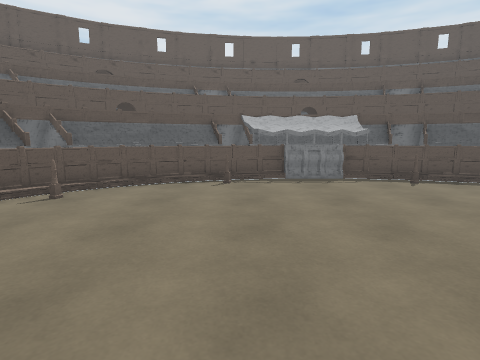
view 1 (above)

16 first-person views from a walk through a 3-D level made in the Unity game engine. The camera is 1.3 m above the floor, tilts 8° down and sees 80° across. The floor is counted in squares, 1 m on a side. Each view is taken from the middle of a square. On the plan, view 1 faces up. The plan holds only what a view shows up to about 13 squares ahead; the rest is blank. The place goes on beyond the plan. The player character is not drawn.

view 2
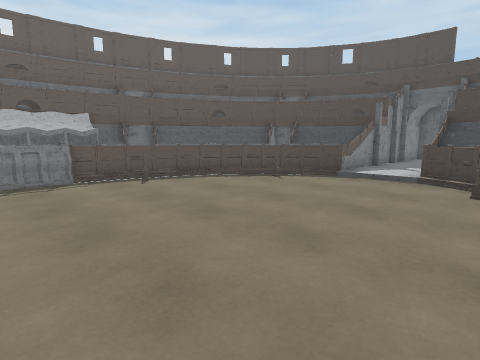

view 3
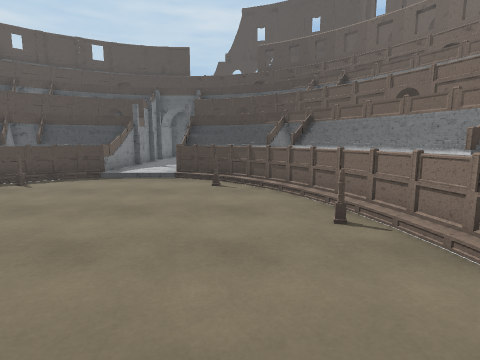

view 4
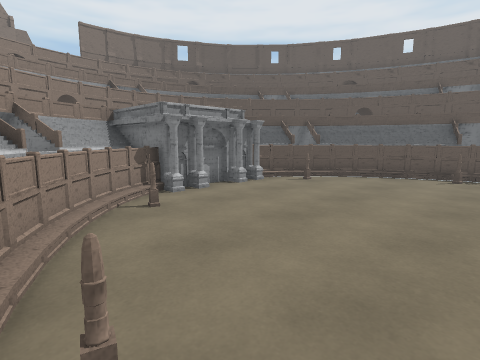

view 5
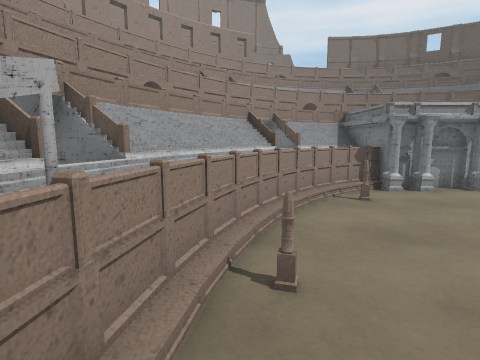

view 6
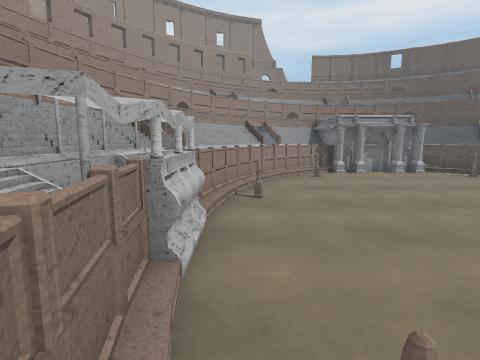

view 7
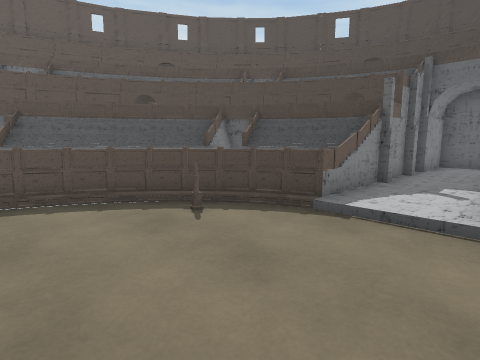

view 8
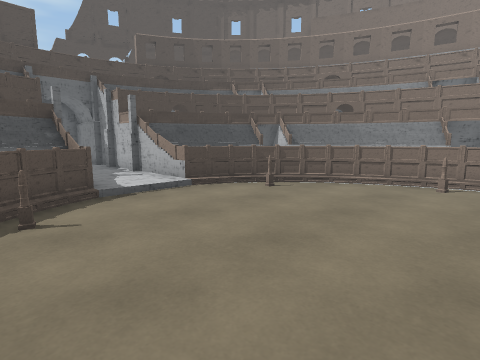

view 9
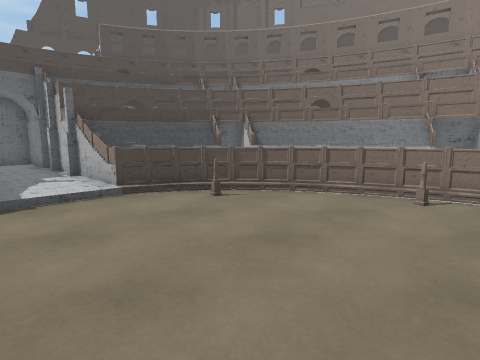

view 10
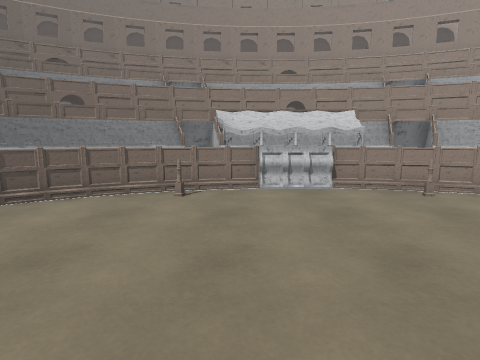

view 11
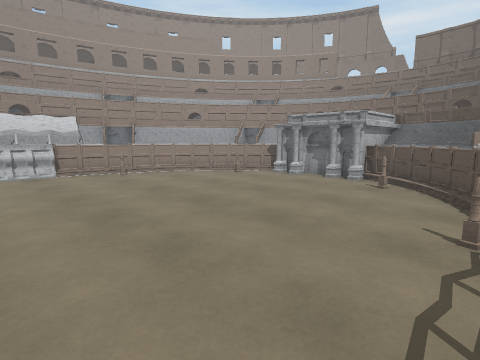

view 12
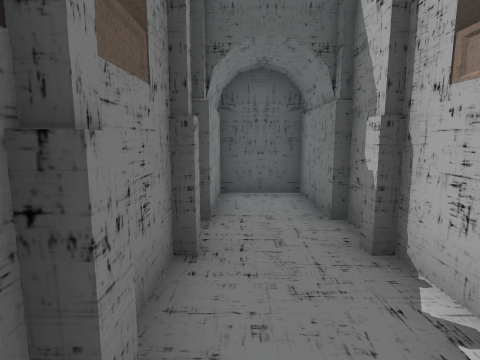

view 13
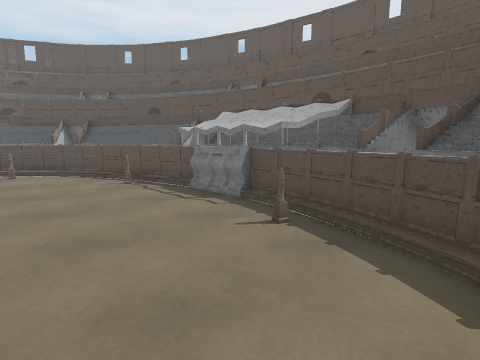

view 14
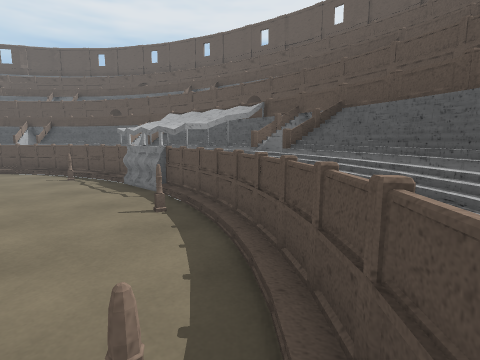

view 15
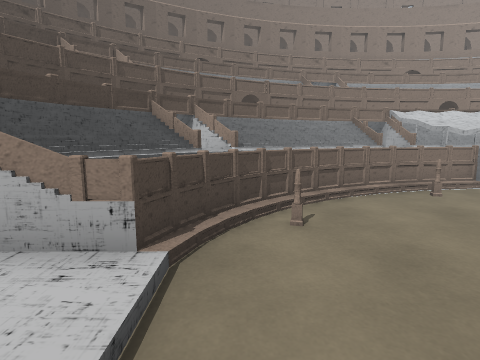

view 16
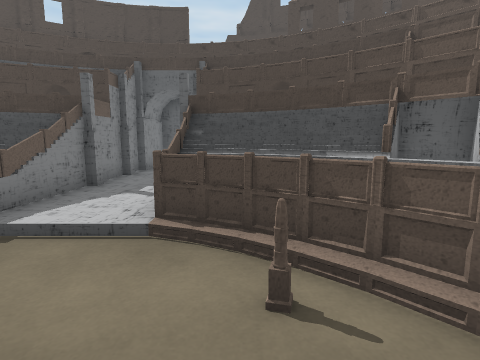

### Floor plan
Key: @ floor where view 1 was taken; # wall or solid block; . main floor; : floor 0.25 m higher than the main floor; + floor 0.75 m higher than the main floor; * floor 1 m higher than the main floor; % floor 1.25 m higher than the main floor; & floor 1.5 m higher than the main floor; $ floor 1.75 m higher than the main floor; / step, stairs or slope; = window, fence, low wall or low ledge.
Columns run from 8 left of view 1 to 20 right of it. Each row starts with its distance up from view 1.
 12        ##=##=# ##
 11    ######$$$##### #
 10  ###    ======+*%&##
  9  ##  +==/....===/*%###
  8 # # ==........../=+*##
  7 #  =/............/=+%##
  6 # ===............=//*
  5 ####...............=+########
  4   #................:::::::::#
  3   #................:::::::::#
  2 ####...............=*########
  1 #*===............=//*&
  0 #%*=/...@......../=*%##
 -1 ##**==..........==*#&#
 -2  ##%*+///....//=+*%###
 -3   ##&%*//====/ *%&###
 -4    ##$###$$$$*##$##
 -5      ############

Positions as (right, up) in squares from view 1, and headings:
1: (0, 0), facing up
2: (1, 0), facing up-right
3: (1, 0), facing right
4: (1, -2), facing up-left
5: (2, -2), facing left
6: (6, -2), facing left
7: (6, 2), facing up-right
8: (4, 7), facing down-right
9: (4, 5), facing down-right
10: (4, 5), facing down
11: (4, 9), facing down-left
12: (13, 4), facing right
13: (8, 5), facing up-left
14: (10, 6), facing up-left
15: (10, 5), facing down
16: (7, 1), facing right
